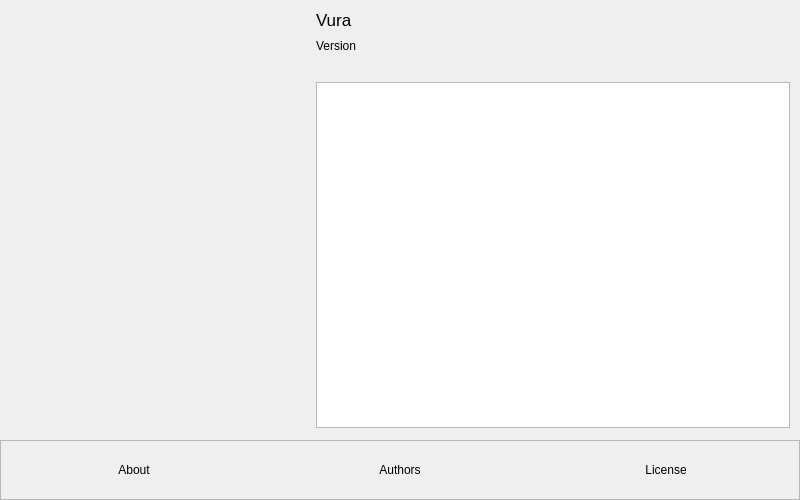
<?xml version="1.0" encoding="UTF-8"?>
<ui version="4.0">
 <class>AboutDialog</class>
 <widget class="QDialog" name="AboutDialog">
  <property name="windowModality">
   <enum>Qt::WindowModality::WindowModal</enum>
  </property>
  <property name="geometry">
   <rect>
    <x>0</x>
    <y>0</y>
    <width>800</width>
    <height>500</height>
   </rect>
  </property>
  <property name="windowTitle">
   <string>About</string>
  </property>
  <layout class="QVBoxLayout" name="verticalLayout">
   <property name="spacing">
    <number>6</number>
   </property>
   <property name="leftMargin">
    <number>0</number>
   </property>
   <property name="topMargin">
    <number>0</number>
   </property>
   <property name="rightMargin">
    <number>0</number>
   </property>
   <property name="bottomMargin">
    <number>0</number>
   </property>
   <item>
    <layout class="QHBoxLayout" name="horizontalLayout">
     <property name="spacing">
      <number>30</number>
     </property>
     <property name="leftMargin">
      <number>30</number>
     </property>
     <property name="topMargin">
      <number>10</number>
     </property>
     <property name="rightMargin">
      <number>10</number>
     </property>
     <property name="bottomMargin">
      <number>6</number>
     </property>
     <item>
      <widget class="QLabel" name="icon">
       <property name="minimumSize">
        <size>
         <width>256</width>
         <height>256</height>
        </size>
       </property>
       <property name="maximumSize">
        <size>
         <width>256</width>
         <height>256</height>
        </size>
       </property>
       <property name="text">
        <string/>
       </property>
       <property name="pixmap">
        <pixmap resource="vura.qrc">:/img/images/vura-white.png</pixmap>
       </property>
      </widget>
     </item>
     <item>
      <layout class="QVBoxLayout" name="verticalLayout_2">
       <property name="spacing">
        <number>9</number>
       </property>
       <item>
        <widget class="QLabel" name="name">
         <property name="font">
          <font>
           <pointsize>13</pointsize>
          </font>
         </property>
         <property name="text">
          <string>Vura</string>
         </property>
        </widget>
       </item>
       <item>
        <widget class="QLabel" name="version">
         <property name="text">
          <string>Version</string>
         </property>
        </widget>
       </item>
       <item>
        <spacer name="verticalSpacer">
         <property name="orientation">
          <enum>Qt::Orientation::Vertical</enum>
         </property>
         <property name="sizeType">
          <enum>QSizePolicy::Policy::Fixed</enum>
         </property>
         <property name="sizeHint" stdset="0">
          <size>
           <width>15</width>
           <height>20</height>
          </size>
         </property>
        </spacer>
       </item>
       <item>
        <widget class="QTextBrowser" name="textBrowser">
         <property name="openExternalLinks">
          <bool>true</bool>
         </property>
        </widget>
       </item>
      </layout>
     </item>
    </layout>
   </item>
   <item>
    <widget class="QFrame" name="widget">
     <property name="minimumSize">
      <size>
       <width>0</width>
       <height>60</height>
      </size>
     </property>
     <property name="frameShape">
      <enum>QFrame::Shape::StyledPanel</enum>
     </property>
     <property name="frameShadow">
      <enum>QFrame::Shadow::Raised</enum>
     </property>
     <layout class="QHBoxLayout" name="horizontalLayout_3">
      <property name="spacing">
       <number>0</number>
      </property>
      <property name="leftMargin">
       <number>0</number>
      </property>
      <property name="topMargin">
       <number>0</number>
      </property>
      <property name="rightMargin">
       <number>0</number>
      </property>
      <property name="bottomMargin">
       <number>0</number>
      </property>
      <item>
       <widget class="ClickableLabel" name="about">
        <property name="text">
         <string>About</string>
        </property>
        <property name="alignment">
         <set>Qt::AlignmentFlag::AlignCenter</set>
        </property>
       </widget>
      </item>
      <item>
       <widget class="ClickableLabel" name="authors">
        <property name="text">
         <string>Authors</string>
        </property>
        <property name="alignment">
         <set>Qt::AlignmentFlag::AlignCenter</set>
        </property>
       </widget>
      </item>
      <item>
       <widget class="ClickableLabel" name="license">
        <property name="text">
         <string>License</string>
        </property>
        <property name="alignment">
         <set>Qt::AlignmentFlag::AlignCenter</set>
        </property>
       </widget>
      </item>
     </layout>
    </widget>
   </item>
  </layout>
 </widget>
 <customwidgets>
  <customwidget>
   <class>ClickableLabel</class>
   <extends>QLabel</extends>
   <header location="global">components/clickablelabel.h</header>
  </customwidget>
 </customwidgets>
 <resources>
  <include location="vura.qrc"/>
 </resources>
 <connections/>
</ui>
